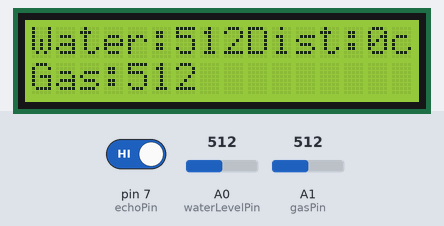
Recording of a sketch running on a simulated Arduino Uno, built with avr-gcc and run on an emulated ATmega328P. Shown: 16×2 character LCD. The inputs (shaded band) are chosen by the test bench; at power-on: A0 (waterLevelPin) = 512, A1 (gasPin) = 512, pin 7 (echoPin) HIGH.

Above: at 3.7 s.
3.8 s: A0 (waterLevelPin) set to 107
At 7.3 s:
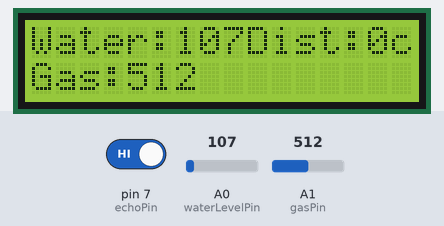
7.6 s: A0 (waterLevelPin) set to 92
At 10.3 s:
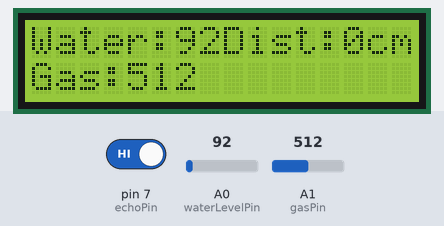
10.6 s: A0 (waterLevelPin) set to 11
At 12.5 s:
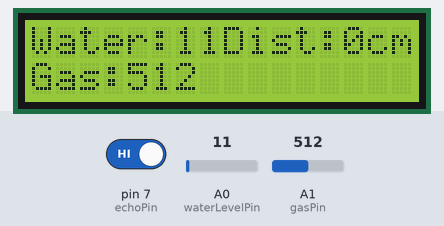
13.6 s: A0 (waterLevelPin) set to 8
At 15.7 s:
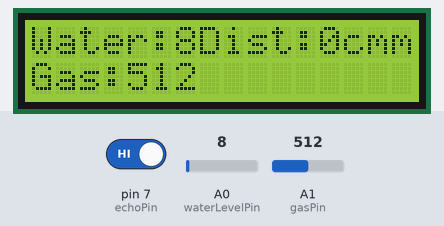
16.7 s: A1 (gasPin) set to 716
At 18.8 s:
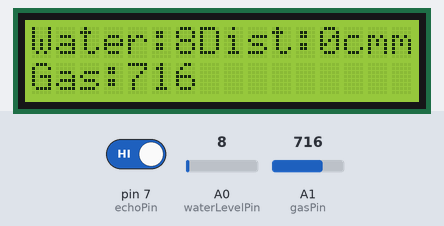
19.7 s: A1 (gasPin) set to 900
At 21.9 s:
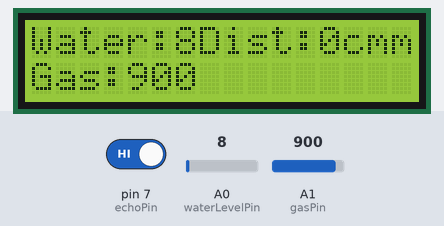
Timing chart, 0 to 23.4 s (numbered marks = the images above; inputs shaded):
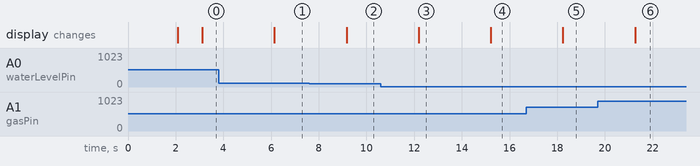

The sketch:

WATERLEVEL_MONITORING_SYSYTEM.ino
```cpp
#include<Wire.h>
#include<LiquidCrystal_I2C.h>
LiquidCrystal_I2C lcd(0x27,16,2);
const int waterLevelPin=A0;
const int trigPin=6;
const int echoPin=7;
const int gasPin=A1;

long duration;int distance;
int waterLevel;
int gasValue;

void setup(){
  lcd.begin();
  lcd.backlight();
  lcd.clear();
  pinMode(trigPin, OUTPUT);
  pinMode(echoPin, INPUT);
  lcd.setCursor(0,0);
  lcd.print("Water Tank");
  lcd.setCursor(0,1);
  lcd.print("Monitoring...");
  delay(2000);
  lcd.clear();
}
void loop(){
  waterLevel=analogRead(waterLevelPin);
  digitalWrite(trigPin,LOW);
  delayMicroseconds(2);
  digitalWrite(echoPin,HIGH);
  delayMicroseconds(10);
  digitalWrite(trigPin,LOW);
  duration=pulseIn(echoPin, HIGH);
  distance=duration*0.034/2;
  gasValue=analogRead(gasPin);
  lcd.setCursor(0,0);
  lcd.print("Water:");
  lcd.print(waterLevel);
  lcd.print("Dist:");
  lcd.print(distance);
  lcd.print("cm");
  lcd.setCursor(0,1);
  lcd.print("Gas:");
  lcd.print(gasValue);
  lcd.print(" ");
  delay(2000);
}
```

Measured:
- the behaviour switches between 100 and 99 on A0 (waterLevelPin) (found by bisection; images 1 and 2)
- the behaviour switches between 10 and 9 on A0 (waterLevelPin) (found by bisection; images 3 and 4)
- after the input at 3.8 s, the display: changes after 2.3 s (image 1)
- after the input at 7.6 s, the display: changes after 1.6 s (image 2)
- after the input at 10.6 s, the display: changes after 1.6 s (image 3)
- after the input at 13.6 s, the display: changes after 1.6 s (image 4)
- after the input at 16.7 s, the display: changes after 1.5 s (image 5)
- after the input at 19.7 s, the display: changes after 1.6 s (image 6)
